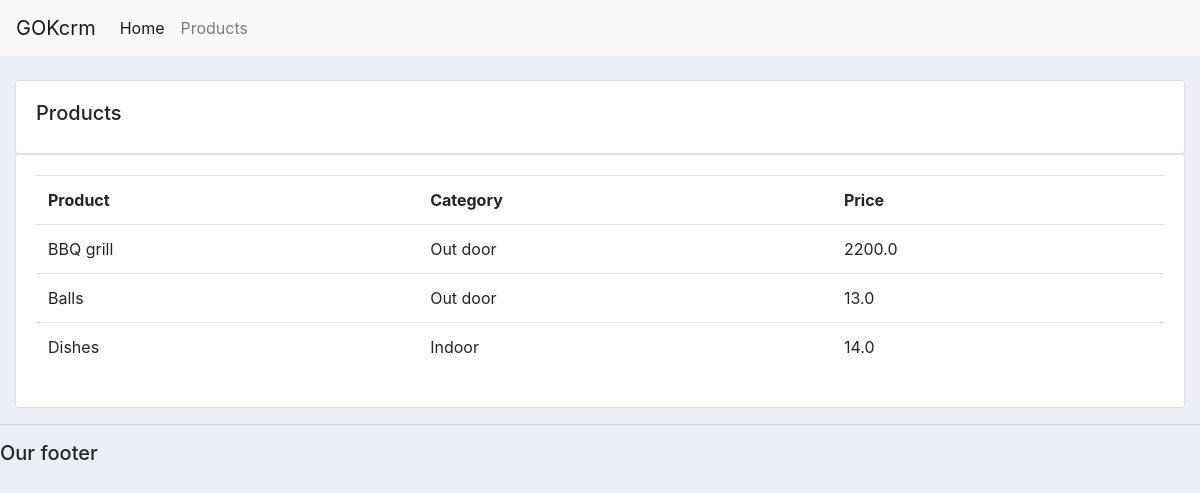
The page /about/ on the database its author committed.
### accounts/models.py (models this page shows, shortened)
class Products(models.Model):
    CATEGORY=(
        ('Indoor','Indoor'),
        ('Out door', 'Out door'),
        )
    name=models.CharField(max_length=200,null=True)
    price=models.FloatField(null=True)
    category=models.CharField(max_length=200,null=True,choices=CATEGORY)
    description=models.CharField(max_length=200,null=True)
    date_created=models.DateTimeField(auto_now_add=True,null=True)
    tags=models.ManyToManyField(Tag)

### accounts/views.py (the view)
# urls.py: path('about/', views.about,name='products'),
def about(request):
    products=Products.objects.all()
    return render(request,'accounts/about.html',{'products':products})

### accounts/templates/accounts/about.html
{% extends 'accounts/main.html'%}
{% block content%}
<br>
		<div class="row">
			<div class="col-md">
				<div class="card card-body">
					<h5>Products</h5>
				</div>
				<div class="card card-body">
					<table class="table">
						<tr>
							<th>Product</th>
							<th>Category</th>
							<th>Price</th>
						</tr>
						{% for i in products %}
							<tr>
								<td>{{i.name}}</td>
								<td>{{i.category}}</td>
								<td>{{i.price}}</td>
							</tr>
						{% endfor %}
					</table>
				</div>
			</div>
		</div>
{% endblock %}

### static/css/main.css (style rules this page uses)
body { background-color: #ebeff5; }

### rows shown on the page
Products: name "BBQ grill", category "Out door", price "2200.0"
Products: name "Balls", category "Out door", price "13.0"
Products: name "Dishes", category "Indoor", price "14.0"
